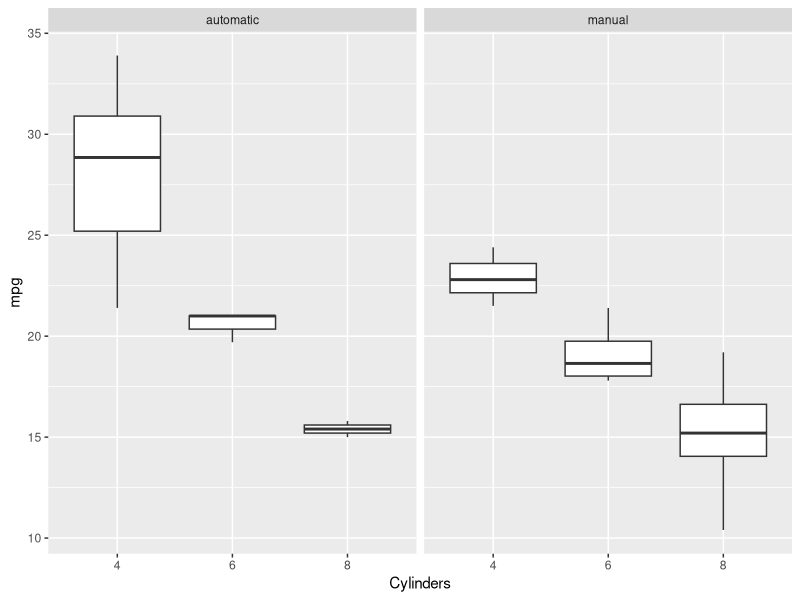
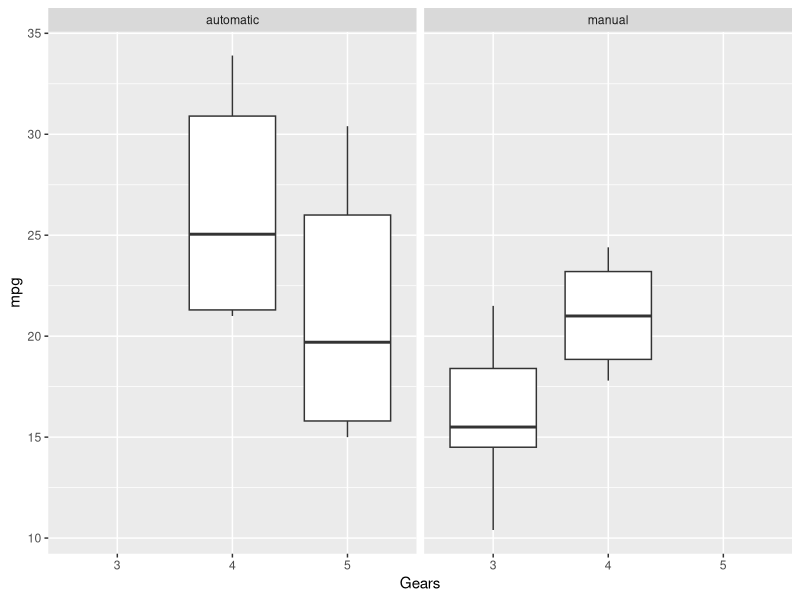
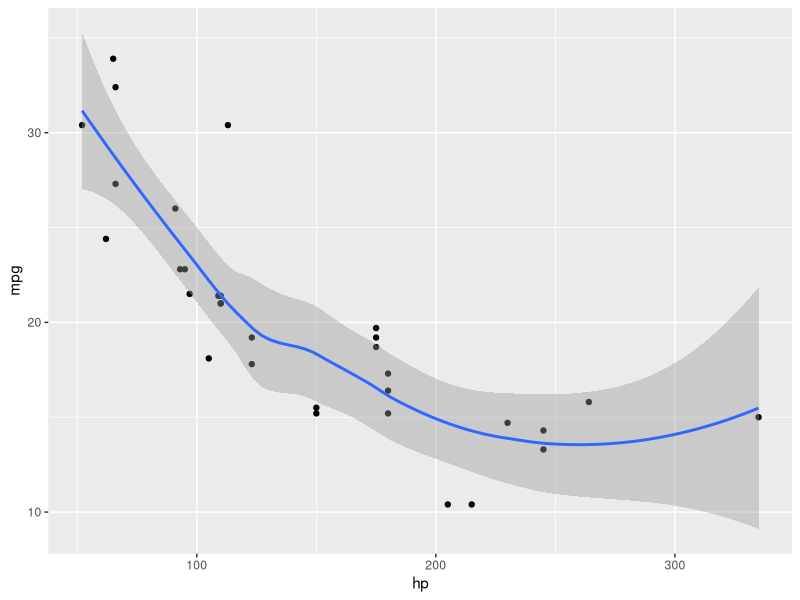
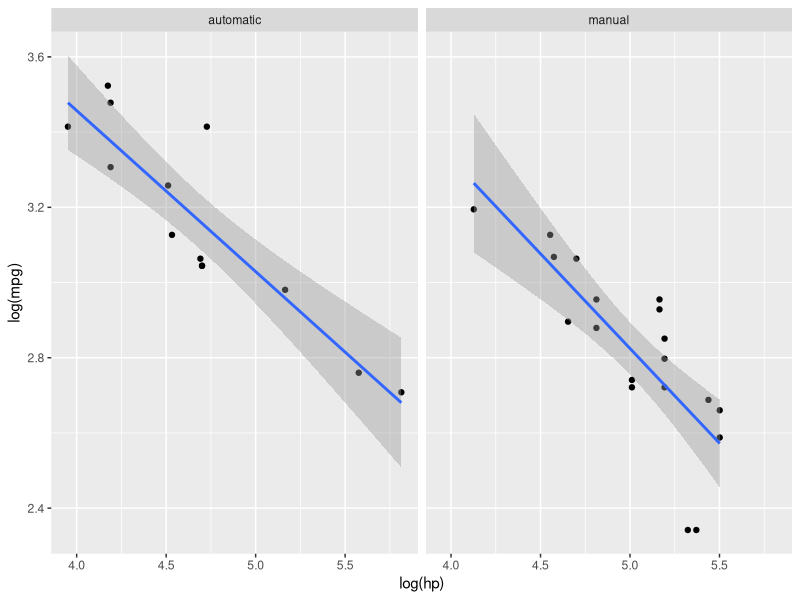
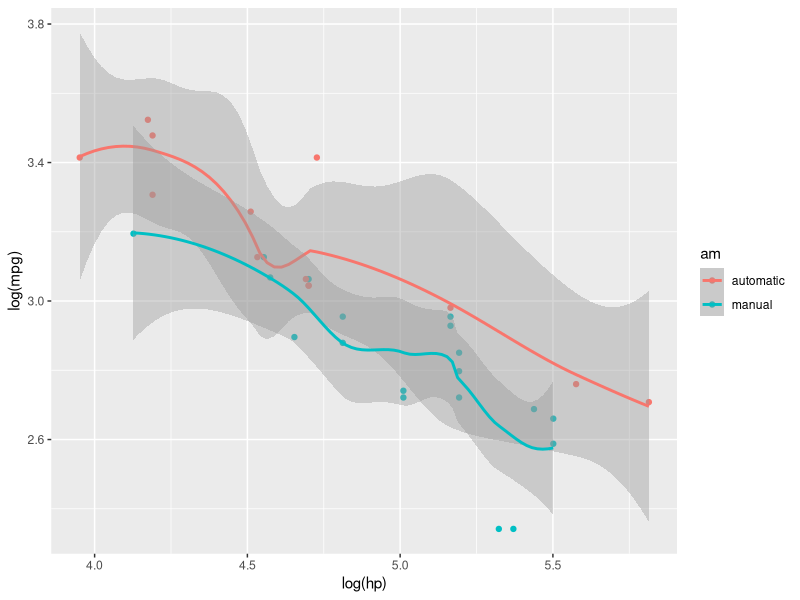
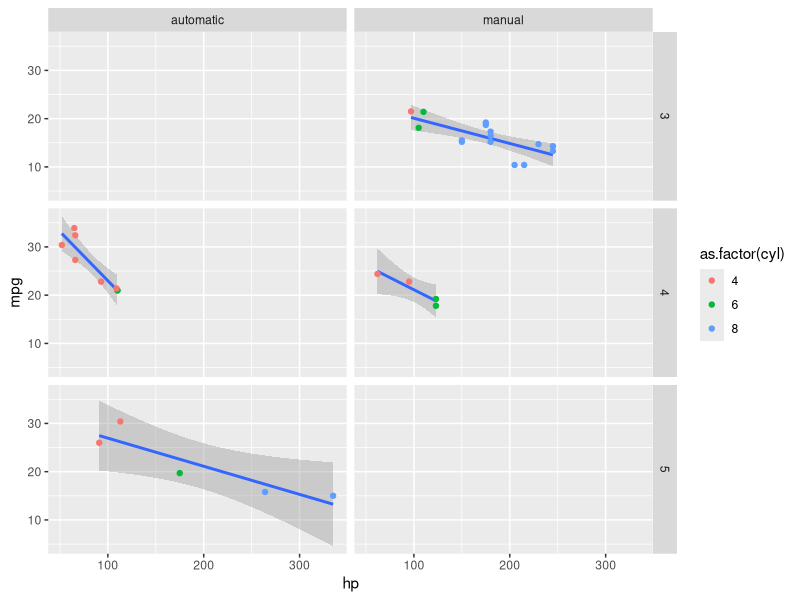

Write R code to recreate these figures, in order.
library(ggplot2)
data(mtcars)
View(mtcars)
mtcars[mtcars$am==1,"am"] <- "automatic"
mtcars[mtcars$am==0,"am"] <- "manual"
View(mtcars)
pdf(file="Gardner_Ex1.pdf")
myplot<-qplot(mpg, data=mtcars, geom="histogram", bins=5, fill=am, col=am)
#myplot<-qplot(as.factor(cyl),mpg, 1:10, geom="boxplot", xlab = "Transmission Type")+theme_bw()
#myplot+facet_wrap(~am)
cylplot<-qplot(as.factor(cyl), mpg, data=mtcars, geom='boxplot', xlab="Cylinders")
gearplot<-qplot(as.factor(gear), mpg, data=mtcars, geom='boxplot', xlab = "Gears")
cylplot+facet_wrap(~am)
gearplot+facet_wrap(~am)

Splot<-qplot(hp,mpg, data=mtcars)
Splot+geom_smooth()
Splot <-qplot(log(hp), log(mpg), data=mtcars)+geom_smooth()

Splot<-qplot(log(hp), log(mpg), data=mtcars)+geom_smooth(method="lm")
Splot+facet_wrap(~am)
qplot(log(hp), log(mpg), data=mtcars, col=am)+geom_smooth()

mpg_hp_gear_trans_cyl <- qplot(hp, mpg, data=mtcars, geom="blank")+facet_grid(gear~am)
mpg_hp_gear_trans_cyl+geom_smooth(method="lm")+geom_point(aes(color=as.factor(cyl)))
dev.off()

#Answers to questions
#10. No, the data suggest a log relationship
#When transformed, the data are "almost" linear

#13. No, the intercepts do not look the same

#14. No, the slopes do not look the same

#16. I would choose automatic as the transmission to optimize mpg






